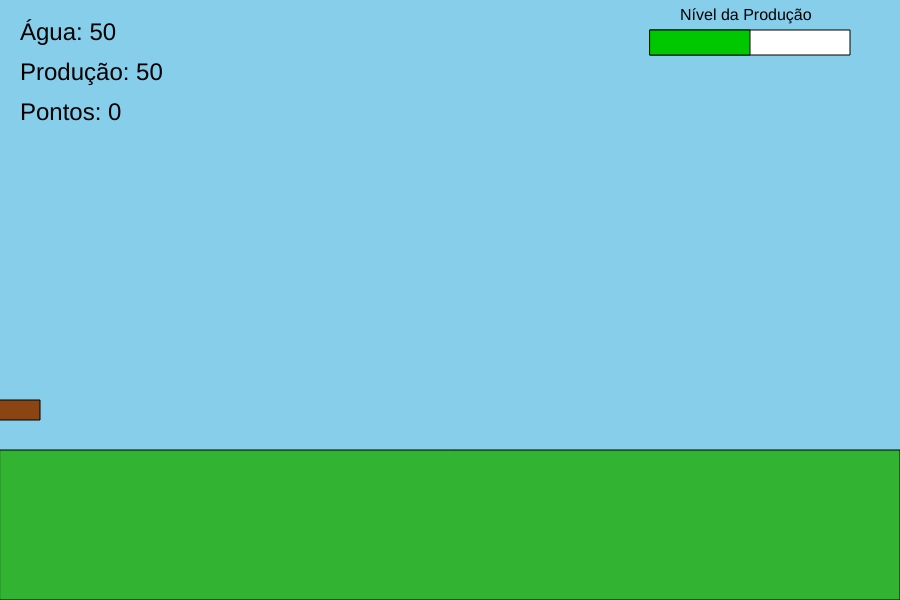
Frame 1 (no input)
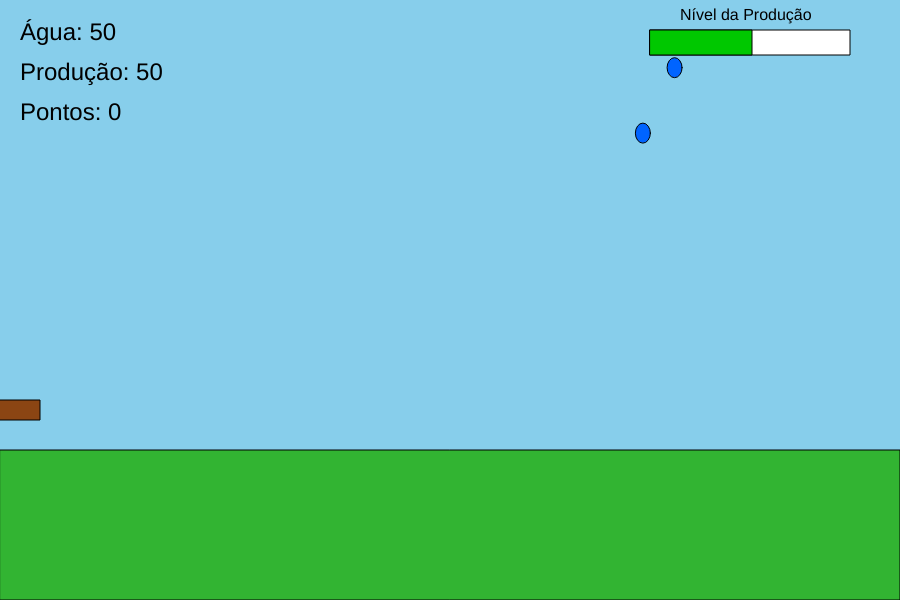
Frame 60 (no input)
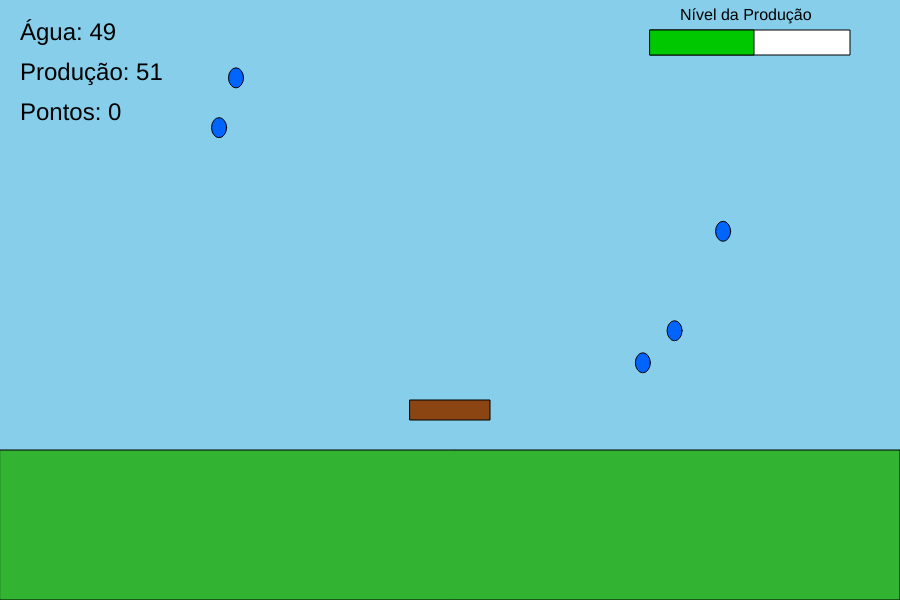
Frame 120 (the mouse pressed at the canvas centre since frame 60)

The p5.js sketch that drew these frames (run headless with seeded random() and noise() and a simulated clock; from frame 60 on, the mouse is pressed at the canvas centre):

// p5.js sketch
// ── sketch.js
let gotas = [];
let plantacao = 50;
let agua = 50;
let pontos = 0;

function setup() {
  createCanvas(900, 600);
}

function draw() {
  background(135, 206, 235);

  fill(50, 180, 50);
  rect(0, 450, width, 150);

  fill(0);
  textSize(24);
  text("Água: " + agua, 20, 40);
  text("Produção: " + plantacao, 20, 80);
  text("Pontos: " + pontos, 20, 120);

  fill(139, 69, 19);
  rect(mouseX - 40, 400, 80, 20);

  if (frameCount % 20 == 0) {
    gotas.push({
      x: random(width),
      y: -20,
      velocidade: random(3, 7)
    });
  }

  for (let i = gotas.length - 1; i >= 0; i--) {
    let g = gotas[i];

    fill(0, 100, 255);
    ellipse(g.x, g.y, 15, 20);

    g.y += g.velocidade;

    if (
      g.y > 390 &&
      g.x > mouseX - 40 &&
      g.x < mouseX + 40
    ) {
      agua += 2;
      pontos++;
      gotas.splice(i, 1);
      continue;
    }

    if (g.y > height) {
      gotas.splice(i, 1);
    }
  }

  if (frameCount % 60 == 0) {
    agua -= 1;

    if (agua > 40) {
      plantacao += 1;
    } else {
      plantacao -= 1;
    }
  }

  agua = constrain(agua, 0, 100);
  plantacao = constrain(plantacao, 0, 100);

  fill(255);
  rect(650, 30, 200, 25);
  fill(0, 200, 0);
  rect(650, 30, plantacao * 2, 25);

  fill(0);
  textSize(16);
  text("Nível da Produção", 680, 20);

  if (plantacao >= 100) {
    textSize(40);
    fill(0, 150, 0);
    text("FAZENDA SUSTENTÁVEL!", 220, 250);
    noLoop();
  }

  if (plantacao <= 0) {
    textSize(40);
    fill(200, 0, 0);
    text("PLANTAÇÃO PERDIDA!", 250, 250);
    noLoop();
  }
}
